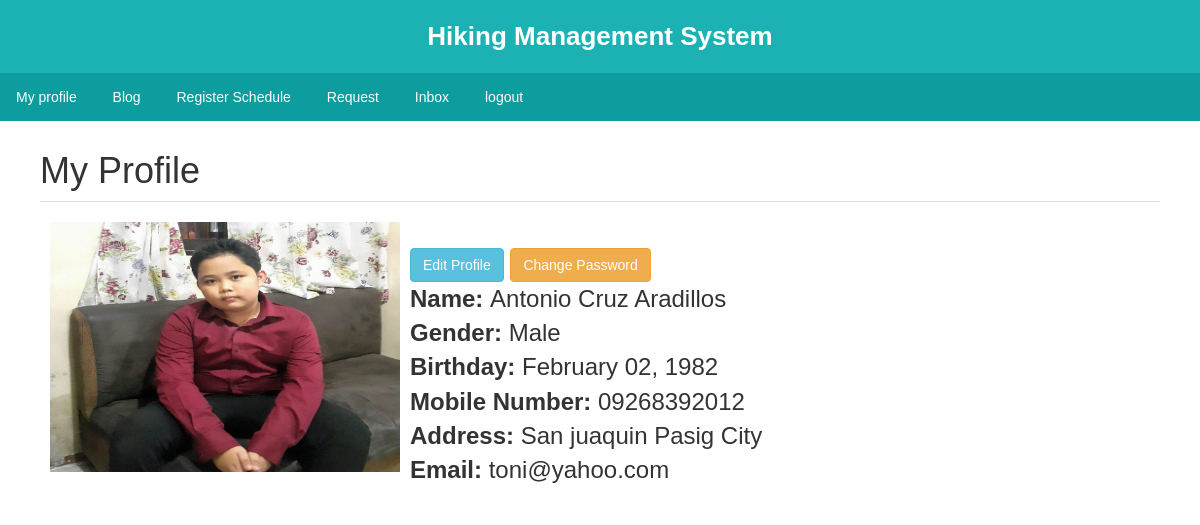
/profile.php (signed in), run on the app's committed database.
### tables this page shows
CREATE TABLE IF NOT EXISTS `users` (
`id` int(11) NOT NULL,
  `firstname` varchar(15) NOT NULL,
  `middlename` varchar(15) NOT NULL,
  `lastname` varchar(15) NOT NULL,
  `gender` varchar(10) NOT NULL,
  `bday` date NOT NULL,
  `contact` varchar(100) NOT NULL,
  `address` varchar(200) NOT NULL,
  `username` varchar(50) NOT NULL,
  `password` varchar(50) NOT NULL,
  `confirmpsw` varchar(50) NOT NULL,
  `email` varchar(100) NOT NULL,
  `profilePic` blob NOT NULL,
  `question` varchar(1000) NOT NULL,
  `answer` varchar(1000) NOT NULL,
  `condition` varchar(100) NOT NULL,
  `specify` varchar(100) NOT NULL,
  `type` varchar(100) NOT NULL,
  `years` varchar(100) NOT NULL
);

### profile.php (the view, shortened to what this page needs)
<?php
	include 'connect.php';
	include 'loggedheader.php';
	include 'loginchecker/clientMenu.php';
	?>
	<!DOCTYPE html>
<html>
<head>
<link rel="stylesheet" type="text/css" href="css/styles.css?ver=<?php echo strtotime("now"); ?>">
           <link rel="stylesheet" href="https://maxcdn.bootstrapcdn.com/bootstrap/3.3.6/css/bootstrap.min.css" />
           <link rel="stylesheet" href="https://cdn.datatables.net/1.10.12/css/dataTables.bootstrap.min.css" />
</head>
<body >
<div class="container">
	<div class="row">
		<div class="col-sm-12 col-md-12 col-lg-12">
			<div id="profilecontent">
	<?php
	$query = "SELECT * FROM users WHERE username = '".$_SESSION['username']."'";
		if($result = $con->query($query)){
			echo '
		<h1>
			My Profile
		</h1>';
    		while($row = $result->fetch_assoc()){
    			$pic=$row['profilePic'];
    			?><div id="pic" style="float: left; padding: 10px;"><img src="images/<?php echo $pic; ?>" height="250px" width="350px"></div><br><a class="btn btn-info" href="editProfile.php?id=<?php echo $_SESSION['id']; ?>">Edit Profile</a>&nbsp<a href="changepassword.php" class="btn btn-warning">Change Password</a><br><?php
    			echo "<b>Name: </b>". ucfirst($row['firstname'])." ". ucfirst($row['middlename'])." ". ucfirst($row['lastname']);
        		echo "<br /><b>Gender:</b> ".$row['gender'];
       		 	echo "<br /><b>Birthday:</b> ".date("F d, Y",strtotime($row['bday']));
       		 	echo "<br /><b>Mobile Number:</b> ".$row['contact'];
       		 	echo "<br /><b>Address:</b> ".$row['address'];
       		 	echo "<br /><b>Email:</b> ".$row['email'];
   			}
		}
		else
		{
    		echo "No results found";
		}
	?>
		</div>
	</div>
		</div>
	</div>
</body>
</html>

### css/styles.css (style rules this page uses)
a { color: white; text-decoration: none; }
* { -webkit-font-smoothing: antialiased; font-family: 'Arial', sans-serif !important; margin: 0px; }
body { overflow-y: scroll; }
h1 { color: #0d9d9e; margin: 14px; border-bottom: 1px solid #d8d8d8; padding-bottom: 10px; margin-top: 20px; }
#profilecontent { background-color: white; font-size: 24px; padding: 10px; }

### data on the page
users: profilePic (picture), firstname "Antonio", middlename "Cruz", lastname "Aradillos", gender "Male", bday "February 02, 1982", contact "09268392012", address "San juaquin Pasig City", email "toni@yahoo.com"
